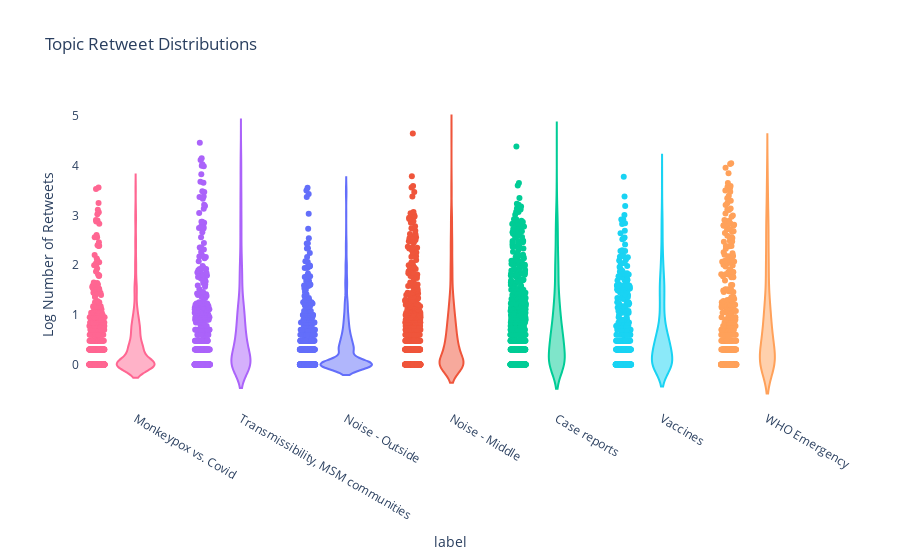

Write notebook code for a chart like this one.
### Code cell
fig = px.violin(
    sampled, 
    y="log_rt", 
    x="label", 
    color="label", 
    box=False, 
    points="all",
    color_discrete_map=color_map_l,
    title="Topic Retweet Distributions"
)

fig.update_layout({
        'plot_bgcolor': 'rgba(0, 0, 0, 0)',
        'paper_bgcolor': 'rgba(0, 0, 0, 0)',
})


fig.update_yaxes(title='Log Number of Retweets')

fig.update(layout_showlegend=False)

fig.show()

### Figure 1 — Plotly figure (JSON) as saved in the notebook; plotly's stock layout.template omitted (floating-point values rounded to 4 significant figures; data arrays with more than 128 entries replaced by an {"elided": "..."} marker saying what was removed)
{"data": [{"alignmentgroup": "True", "box": {"visible": false}, "hovertemplate": "label=%{x}<br>log_rt=%{y}<extra></extra>", "legendgroup": "Monkeypox vs. Covid", "marker": {"color": "#FF6692"}, "name": "Monkeypox vs. Covid", "offsetgroup": "Monkeypox vs. Covid", "orientation": "v", "points": "all", "scalegroup": "True", "showlegend": true, "type": "violin", "x": {"elided": "2893 str values"}, "x0": " ", "xaxis": "x", "y": {"elided": "2893 float values"}, "y0": " ", "yaxis": "y"}, {"alignmentgroup": "True", "box": {"visible": false}, "hovertemplate": "label=%{x}<br>log_rt=%{y}<extra></extra>", "legendgroup": "Transmissibility, MSM communities", "marker": {"color": "#AB63FA"}, "name": "Transmissibility, MSM communities", "offsetgroup": "Transmissibility, MSM communities", "orientation": "v", "points": "all", "scalegroup": "True", "showlegend": true, "type": "violin", "x": {"elided": "2148 str values"}, "x0": " ", "xaxis": "x", "y": {"elided": "2148 float values"}, "y0": " ", "yaxis": "y"}, {"alignmentgroup": "True", "box": {"visible": false}, "hovertemplate": "label=%{x}<br>log_rt=%{y}<extra></extra>", "legendgroup": "Noise - Outside", "marker": {"color": "#636EFA"}, "name": "Noise - Outside", "offsetgroup": "Noise - Outside", "orientation": "v", "points": "all", "scalegroup": "True", "showlegend": true, "type": "violin", "x": {"elided": "4559 str values"}, "x0": " ", "xaxis": "x", "y": {"elided": "4559 float values"}, "y0": " ", "yaxis": "y"}, {"alignmentgroup": "True", "box": {"visible": false}, "hovertemplate": "label=%{x}<br>log_rt=%{y}<extra></extra>", "legendgroup": "Noise - Middle", "marker": {"color": "#EF553B"}, "name": "Noise - Middle", "offsetgroup": "Noise - Middle", "orientation": "v", "points": "all", "scalegroup": "True", "showlegend": true, "type": "violin", "x": {"elided": "3095 str values"}, "x0": " ", "xaxis": "x", "y": {"elided": "3095 float values"}, "y0": " ", "yaxis": "y"}, {"alignmentgroup": "True", "box": {"visible": false}, "hovertemplate": "label=%{x}<br>log_rt=%{y}<extra></extra>", "legendgroup": "Case reports", "marker": {"color": "#00CC96"}, "name": "Case reports", "offsetgroup": "Case reports", "orientation": "v", "points": "all", "scalegroup": "True", "showlegend": true, "type": "violin", "x": {"elided": "1921 str values"}, "x0": " ", "xaxis": "x", "y": {"elided": "1921 float values"}, "y0": " ", "yaxis": "y"}, {"alignmentgroup": "True", "box": {"visible": false}, "hovertemplate": "label=%{x}<br>log_rt=%{y}<extra></extra>", "legendgroup": "Vaccines", "marker": {"color": "#19D3F3"}, "name": "Vaccines", "offsetgroup": "Vaccines", "orientation": "v", "points": "all", "scalegroup": "True", "showlegend": true, "type": "violin", "x": {"elided": "1744 str values"}, "x0": " ", "xaxis": "x", "y": {"elided": "1744 float values"}, "y0": " ", "yaxis": "y"}, {"alignmentgroup": "True", "box": {"visible": false}, "hovertemplate": "label=%{x}<br>log_rt=%{y}<extra></extra>", "legendgroup": "WHO Emergency", "marker": {"color": "#FFA15A"}, "name": "WHO Emergency", "offsetgroup": "WHO Emergency", "orientation": "v", "points": "all", "scalegroup": "True", "showlegend": true, "type": "violin", "x": {"elided": "1286 str values"}, "x0": " ", "xaxis": "x", "y": {"elided": "1286 float values"}, "y0": " ", "yaxis": "y"}], "layout": {"legend": {"title": {"text": "label"}, "tracegroupgap": 0}, "paper_bgcolor": "rgba(0, 0, 0, 0)", "plot_bgcolor": "rgba(0, 0, 0, 0)", "showlegend": false, "title": {"text": "Topic Retweet Distributions"}, "violinmode": "overlay", "xaxis": {"anchor": "y", "categoryarray": ["Monkeypox vs. Covid", "Transmissibility, MSM communities", "Noise - Outside", "Noise - Middle", "Case reports", "Vaccines", "WHO Emergency"], "categoryorder": "array", "domain": [0, 1], "title": {"text": "label"}}, "yaxis": {"anchor": "x", "domain": [0, 1], "title": {"text": "Log Number of Retweets"}}}}
